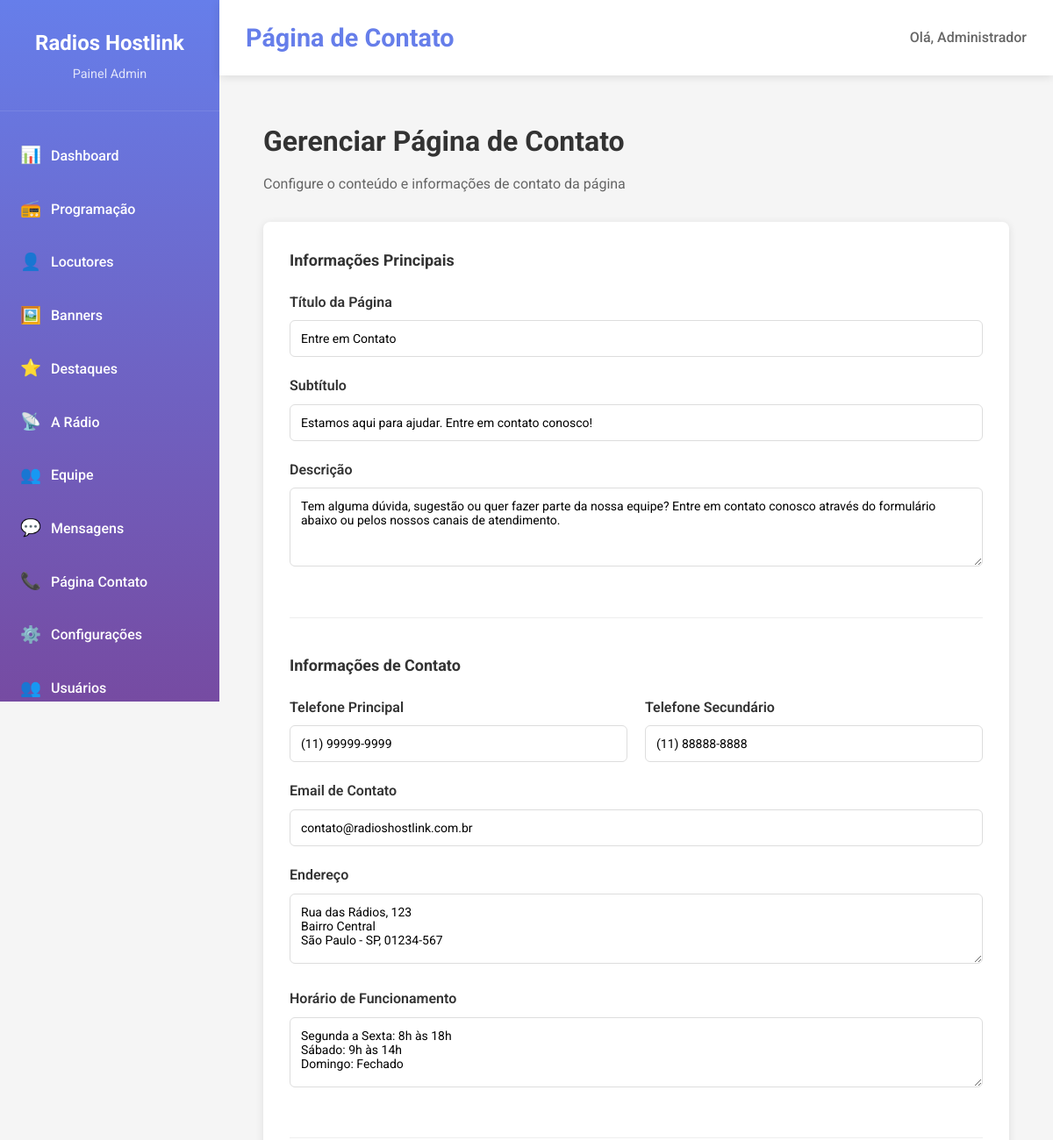
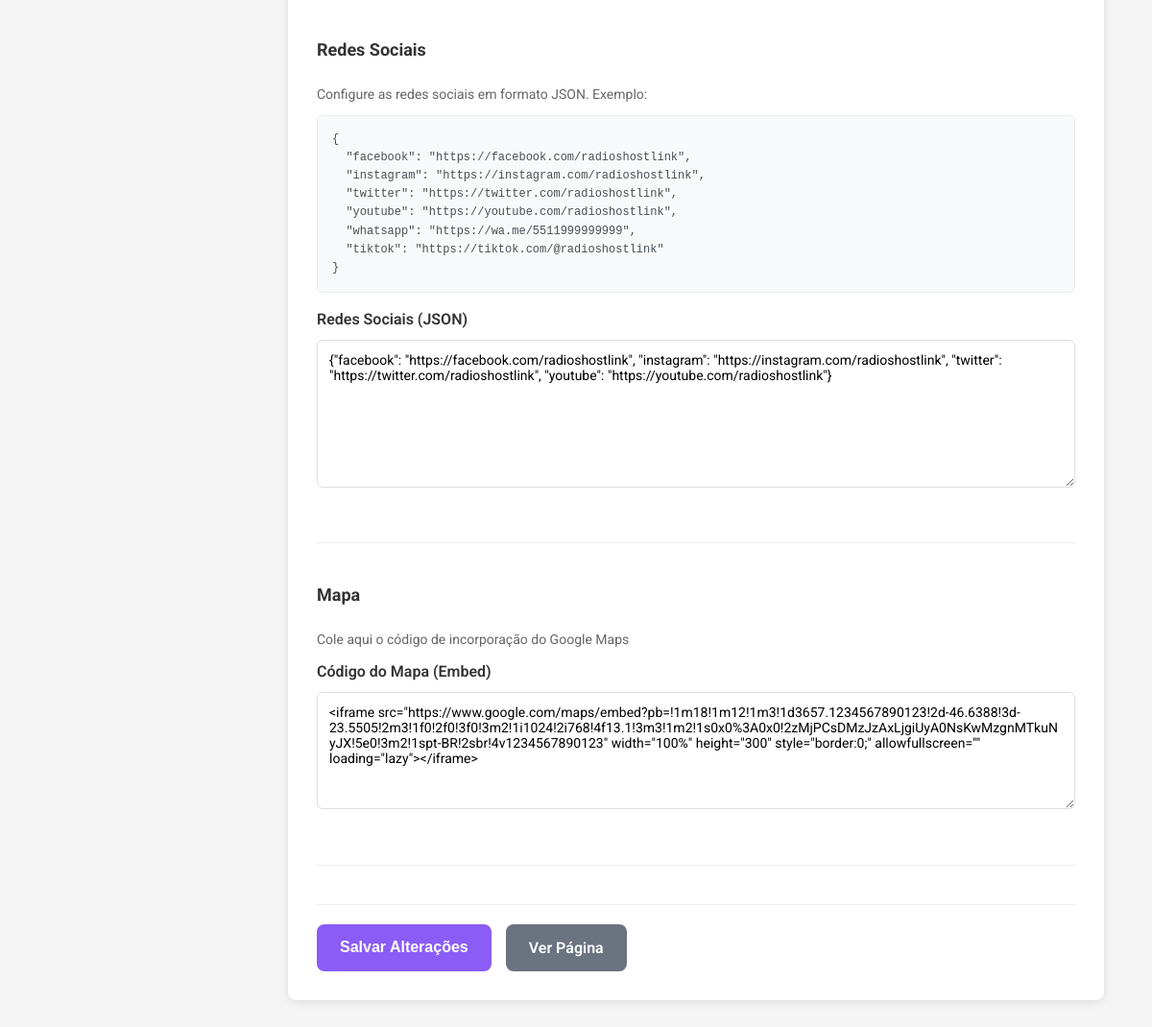
The app's page /admin/contato (signed in) with its own data (2 pictures, top to bottom).
### app.py (models this page shows)
class Configuracao(db.Model):
    id = db.Column(db.Integer, primary_key=True)
    chave = db.Column(db.String(100), nullable=False)
    valor = db.Column(db.Text)
    criado_em = db.Column(db.DateTime, default=datetime.utcnow)

class Usuario(UserMixin, db.Model):
    id = db.Column(db.Integer, primary_key=True)
    nome = db.Column(db.String(100), nullable=False)
    email = db.Column(db.String(100), unique=True, nullable=False)
    senha = db.Column(db.String(255), nullable=False)
    nivel = db.Column(db.String(20), default='admin')
    criado_em = db.Column(db.DateTime, default=datetime.utcnow)

class PaginaContato(db.Model):
    id = db.Column(db.Integer, primary_key=True)
    titulo = db.Column(db.String(200), nullable=False)
    subtitulo = db.Column(db.String(300))
    descricao = db.Column(db.Text)
    telefone_principal = db.Column(db.String(20))
    telefone_secundario = db.Column(db.String(20))
    email_contato = db.Column(db.String(100))
    endereco = db.Column(db.Text)
    horario_funcionamento = db.Column(db.Text)
    redes_sociais = db.Column(db.Text)  # JSON com redes sociais
    mapa_embed = db.Column(db.Text)  # Código embed do Google Maps
    criado_em = db.Column(db.DateTime, default=datetime.utcnow)
    atualizado_em = db.Column(db.DateTime, default=datetime.utcnow, onupdate=datetime.utcnow)

### app.py (the view, shortened to what this page needs)
@app.route('/admin/contato', methods=['GET', 'POST'])
@login_required
def admin_contato():
    config = get_site_config()
    pagina_contato = PaginaContato.query.first()
    return render_template('admin/contato.html', config=config, pagina_contato=pagina_contato)

### app.py (called while the page is built)
@login_manager.user_loader
def load_user(user_id):
    return Usuario.query.get(int(user_id))

### templates/admin/contato.html (shortened to what this page needs)
{% extends "admin/base.html" %}
{% block page_title %}Página de Contato{% endblock %}
{% block content %}
<div class="contato-admin-container">
    <div class="contato-admin-header">
        <h1>Gerenciar Página de Contato</h1>
        <p>Configure o conteúdo e informações de contato da página</p>
    </div>
    <form method="POST" class="contato-admin-form">
        <div class="form-section">
            <h3>Informações Principais</h3>
            <div class="form-group">
                <label for="titulo">Título da Página</label>
                <input type="text" id="titulo" name="titulo" value="{{ pagina_contato.titulo if pagina_contato else 'Entre em Contato' }}" required>
            </div>
            <div class="form-group">
                <label for="subtitulo">Subtítulo</label>
                <input type="text" id="subtitulo" name="subtitulo" value="{{ pagina_contato.subtitulo if pagina_contato else 'Estamos aqui para ajudar. Entre em contato conosco!' }}">
            </div>
            <div class="form-group">
                <label for="descricao">Descrição</label>
                <textarea id="descricao" name="descricao" rows="4">{{ pagina_contato.descricao if pagina_contato else 'Tem alguma dúvida, sugestão ou quer fazer parte da nossa equipe? Entre em contato conosco através do formulário abaixo ou pelos nossos canais de atendimento.' }}</textarea>
            </div>
        </div>
        <div class="form-section">
            <h3>Informações de Contato</h3>
            <div class="form-row">
                <div class="form-group">
                    <label for="telefone_principal">Telefone Principal</label>
                    <input type="text" id="telefone_principal" name="telefone_principal" value="{{ pagina_contato.telefone_principal if pagina_contato else '' }}" placeholder="(11) 99999-9999">
                </div>
                <div class="form-group">
                    <label for="telefone_secundario">Telefone Secundário</label>
                    <input type="text" id="telefone_secundario" name="telefone_secundario" value="{{ pagina_contato.telefone_secundario if pagina_contato else '' }}" placeholder="(11) 88888-8888">
                </div>
            </div>
            <div class="form-group">
                <label for="email_contato">Email de Contato</label>
                <input type="email" id="email_contato" name="email_contato" value="{{ pagina_contato.email_contato if pagina_contato else 'contato@radioshostlink.com.br' }}" required>
            </div>
            <div class="form-group">
                <label for="endereco">Endereço</label>
                <textarea id="endereco" name="endereco" rows="3">{{ pagina_contato.endereco if pagina_contato else 'Rua das Rádios, 123\nBairro Central\nSão Paulo - SP, 01234-567' }}</textarea>
            </div>
            <div class="form-group">
                <label for="horario_funcionamento">Horário de Funcionamento</label>
                <textarea id="horario_funcionamento" name="horario_funcionamento" rows="3">{{ pagina_contato.horario_funcionamento if pagina_contato else 'Segunda a Sexta: 8h às 18h\nSábado: 9h às 14h\nDomingo: Fechado' }}</textarea>
            </div>
        </div>
        <div class="form-section">
            <h3>Redes Sociais</h3>
            <p class="form-help">Configure as redes sociais em formato JSON. Exemplo:</p>
            <div class="form-help-example">
                <pre>{
  "facebook": "https://facebook.com/radioshostlink",
  "instagram": "https://instagram.com/radioshostlink",
  "twitter": "https://twitter.com/radioshostlink",
  "youtube": "https://youtube.com/radioshostlink",
  "whatsapp": "https://wa.me/5511999999999",
  "tiktok": "https://tiktok.com/@radioshostlink"
}</pre>
            </div>
            <div class="form-group">
                <label for="redes_sociais">Redes Sociais (JSON)</label>
                <textarea id="redes_sociais" name="redes_sociais" rows="8">{{ pagina_contato.redes_sociais if pagina_contato else '{\n  "facebook": "https://facebook.com/radioshostlink",\n  "instagram": "https://instagram.com/radioshostlink",\n  "twitter": "https://twitter.com/radioshostlink",\n  "youtube": "https://youtube.com/radioshostlink",\n  "whatsapp": "https://wa.me/5511999999999",\n  "tiktok": "https://tiktok.com/@radioshostlink"\n}' }}</textarea>
            </div>
        </div>
        <div class="form-section">
            <h3>Mapa</h3>
            <p class="form-help">Cole aqui o código de incorporação do Google Maps</p>
            <div class="form-group">
                <label for="mapa_embed">Código do Mapa (Embed)</label>
                <textarea id="mapa_embed" name="mapa_embed" rows="6">{{ pagina_contato.mapa_embed if pagina_contato else '<iframe src="https://www.google.com/maps/embed?pb=!1m18!1m12!1m3!1d3657.1234567890123!2d-46.6388!3d-23.5505!2m3!1f0!2f0!3f0!3m2!1i1024!2i768!4f13.1!3m3!1m2!1s0x0%3A0x0!2zMjPCsDMzJzAxLjgiUyA0NsKwMzgnMTkuNyJX!5e0!3m2!1spt-BR!2sbr!4v1234567890123" width="100%" height="300" style="border:0;" allowfullscreen="" loading="lazy"></iframe>' }}</textarea>
            </div>
        </div>
        <div class="form-actions">
            <button type="submit" class="btn btn-primary">Salvar Alterações</button>
            <a href="{{ url_for('public.contato') }}" target="_blank" class="btn btn-secondary">Ver Página</a>
        </div>
    </form>
</div>
{% endblock %}

### templates/admin/base.html (shortened to what this page needs)
<!DOCTYPE html>
<html lang="pt-br">
<head>
    <link rel="stylesheet" href="{{ url_for('static', filename='css/admin.css') }}">
</head>
<body class="admin">
    <aside class="sidebar">
        <div class="sidebar-header">
            <h2>{{ config.nome_site }}</h2>
            <p>Painel Admin</p>
        </div>
        <nav class="sidebar-nav">
            <a href="{{ url_for('admin.dashboard') }}" class="nav-item">
                <span class="nav-icon">📊</span>
                <span class="nav-text">Dashboard</span>
            </a>
            <a href="{{ url_for('admin.programacao') }}" class="nav-item">
                <span class="nav-icon">📻</span>
                <span class="nav-text">Programação</span>
            </a>
            <a href="{{ url_for('admin.locutores') }}" class="nav-item">
                <span class="nav-icon">👤</span>
                <span class="nav-text">Locutores</span>
            </a>
            <a href="{{ url_for('admin.banners') }}" class="nav-item">
                <span class="nav-icon">🖼️</span>
                <span class="nav-text">Banners</span>
            </a>
            <a href="{{ url_for('admin.destaques') }}" class="nav-item">
                <span class="nav-icon">⭐</span>
                <span class="nav-text">Destaques</span>
            </a>
            <a href="{{ url_for('admin.a_radio') }}" class="nav-item">
                <span class="nav-icon">📡</span>
                <span class="nav-text">A Rádio</span>
            </a>
            <a href="{{ url_for('admin.equipe') }}" class="nav-item">
                <span class="nav-icon">👥</span>
                <span class="nav-text">Equipe</span>
            </a>
            <a href="{{ url_for('admin.mensagens') }}" class="nav-item">
                <span class="nav-icon">💬</span>
                <span class="nav-text">Mensagens</span>
            </a>
            <a href="{{ url_for('admin.contato') }}" class="nav-item">
                <span class="nav-icon">📞</span>
                <span class="nav-text">Página Contato</span>
            </a>
            <a href="{{ url_for('admin.configuracoes') }}" class="nav-item">
                <span class="nav-icon">⚙️</span>
                <span class="nav-text">Configurações</span>
            </a>
            <a href="{{ url_for('admin.usuarios') }}" class="nav-item">
                <span class="nav-icon">👥</span>
                <span class="nav-text">Usuários</span>
            </a>
        </nav>
    </aside>
    <main class="main-content">
        <header class="top-bar">
            <div class="top-bar-left">
                <h1>{% block page_title %}Dashboard{% endblock %}</h1>
            </div>
            <div class="top-bar-right">
                <div class="user-info">
                    <span>Olá, {{ current_user.nome }}</span>
                </div>
            </div>
        </header>
        <div class="page-content">
            {% block content %}{% endblock %}
        </div>
    </main>
</body>
</html>

### static/css/admin.css (style rules this page uses)
* { margin: 0; padding: 0; box-sizing: border-box; }
body { font-family: 'Roboto', sans-serif; background-color: #f5f5f5; color: #333; line-height: 1.6; }
.admin { display: flex; min-height: 100vh; }
.sidebar { width: 250px; background: linear-gradient(180deg, #667eea, #764ba2); color: white; display: flex; flex-direction: column; position: fixed; height: 100vh; overflow-y: auto; }
.sidebar-header { padding: 30px 20px; border-bottom: 1px solid rgba(255,255,255,0.1); text-align: center; }
.sidebar-header h2 { font-size: 1.5rem; margin-bottom: 5px; }
.sidebar-header p { opacity: 0.8; font-size: 0.9rem; }
.sidebar-nav { flex: 1; padding: 20px 0; }
.nav-item { display: flex; align-items: center; padding: 15px 20px; color: white; text-decoration: none; transition: background 0.3s ease; border-left: 3px solid transparent; }
.nav-icon { font-size: 1.2rem; margin-right: 15px; width: 20px; text-align: center; }
.nav-text { font-weight: 500; }
.main-content { flex: 1; margin-left: 250px; display: flex; flex-direction: column; }
.top-bar { background: white; padding: 20px 30px; box-shadow: 0 2px 10px rgba(0,0,0,0.1); display: flex; justify-content: space-between; align-items: center; position: sticky; top: 0; z-index: 100; }
.top-bar-left { display: flex; align-items: center; gap: 20px; }
.top-bar-left h1 { color: #667eea; font-size: 1.8rem; }
.user-info { color: #666; font-weight: 500; }
.page-content { flex: 1; padding: 30px; }
.form-group { margin-bottom: 25px; }
.form-group label { display: block; margin-bottom: 8px; color: #667eea; font-weight: 600; font-size: 1rem; }
.form-group input, .form-group select, .form-group textarea { width: 100%; padding: 12px 15px; border: 2px solid #e1e5e9; border-radius: 8px; font-size: 1rem; transition: border-color 0.3s ease; background: white; }
.form-row { display: grid; grid-template-columns: repeat(auto-fit, minmax(200px, 1fr)); gap: 20px; }
.form-actions { display: flex; gap: 15px; justify-content: flex-start; margin-top: 30px; padding-top: 20px; border-top: 1px solid #e1e5e9; }
.btn { display: inline-flex; align-items: center; gap: 8px; padding: 12px 24px; border: none; border-radius: 8px; font-size: 1rem; font-weight: 600; text-decoration: none; cursor: pointer; transition: all 0.3s ease; text-align: center; }
.btn-primary { background: #8b5cf6; color: white; }
.btn-secondary { background: #6b7280; color: white; }

### templates/admin/contato.html (style rules this page uses)
.contato-admin-container { padding: 20px; }
.contato-admin-header { margin-bottom: 30px; }
.contato-admin-header h1 { color: #333; margin-bottom: 10px; }
.contato-admin-header p { color: #666; font-size: 16px; }
.contato-admin-form { background: white; border-radius: 8px; box-shadow: 0 2px 10px rgba(0,0,0,0.1); padding: 30px; }
.form-section { margin-bottom: 40px; padding-bottom: 30px; border-bottom: 1px solid #eee; }
.form-section h3 { color: #333; margin-bottom: 20px; font-size: 18px; }
.form-group { margin-bottom: 20px; }
.form-group label { display: block; font-weight: 600; color: #333; margin-bottom: 8px; }
.form-group input, .form-group textarea { width: 100%; padding: 12px; border: 1px solid #ddd; border-radius: 6px; font-size: 14px; font-family: inherit; }
.form-group textarea { resize: vertical; min-height: 80px; }
.form-row { display: grid; grid-template-columns: 1fr 1fr; gap: 20px; }
.form-help { color: #666; font-size: 14px; margin-bottom: 10px; }
.form-help-example { background: #f8f9fa; border: 1px solid #e9ecef; border-radius: 6px; padding: 15px; margin-bottom: 15px; }
.form-help-example pre { margin: 0; font-size: 12px; color: #495057; white-space: pre-wrap; }
.form-actions { display: flex; gap: 15px; justify-content: flex-start; padding-top: 20px; border-top: 1px solid #eee; }

### records on screen
Configuracao: nome_site "Radios Hostlink"
Usuario: nome "Administrador"
PaginaContato: titulo "Entre em Contato", subtitulo "Estamos aqui para ajudar. Entre em contato conosco!", descricao "Tem alguma dúvida, sugestão ou quer fazer parte da nossa equipe? Entre em contato conosco através do formulário abaixo ou pelos nossos canais de atendimento.", telefone_principal "(11) 99999-9999", telefone_secundario "(11) 88888-8888", email_contato "contato@radioshostlink.com.br", endereco "Rua das Rádios, 123 Bairro Central São Paulo - SP, 01234-567", horario_funcionamento "Segunda a Sexta: 8h às 18h Sábado: 9h às 14h Domingo: Fechado", redes_sociais "{\"facebook\": \"https://facebook.com/radioshostlink\", \"instagram\": \"https://instagram.com/radioshostlink\", \"twitter\": \"https://twitter.com/radioshostlink\", \"youtube\": \"https://youtube.com/radioshostlink\"}", mapa_embed "<iframe src=\"https://www.google.com/maps/embed?pb=!1m18!1m12!1m3!1d3657.1234567890123!2d-46.6388!3d-23.5505!2m3!1f0!2f0!3f0!3m2!1i1024!2i768!4f13.1!3m3!1m2!1s0x0%3A0x0!2zMjPCsDMzJzAxLjgiUyA0NsKwMzgnMTkuNyJX!5e0!3m2!1spt-BR!2sbr!4v1234567890123\" width=\"100%\" height=\"300\" style=\"border:0;\" allowfullscreen=\"\" loading=\"lazy\"></iframe>"
